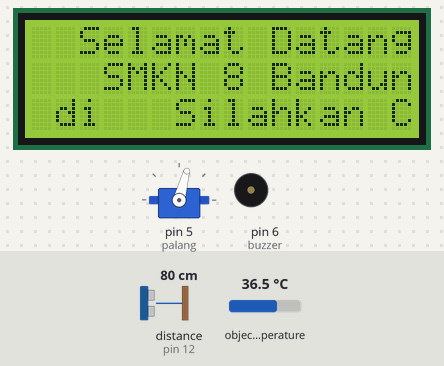
A sketch run on a simulated Arduino Uno, built with avr-gcc and run on an emulated ATmega328P. Parts: 16×3 character LCD, servo, buzzer (waves = sounding, pin HIGH). Wiring (inferred from the names in the program): ultrasonic range finder: trigger pin 13; echo pin 12. The inputs (shaded band) are chosen by the test bench; at power-on: distance to the obstacle (sensor on pin 12) 80 cm, object temperature 36.5 °C. The echo pulse lasts 58.3 µs per cm; pins used as bus, display or sensor lines are not drawn.

Above: at 1.7 s.
1.8 s: distance to the obstacle (sensor on pin 12) set to 18 cm
5.4 s: distance to the obstacle (sensor on pin 12) set to 14 cm
At 7.7 s:
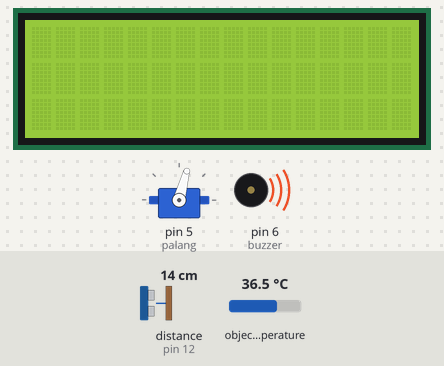
At 9.8 s:
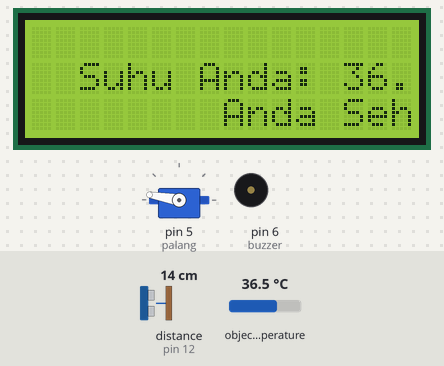
Timing chart, 0 to 16.3 s (numbered marks = the images above; inputs shaded):
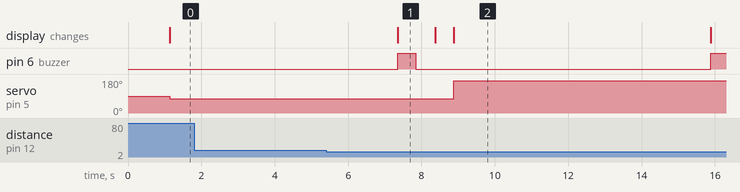

Measured:
- the behaviour switches between 16 and 15 cm on distance to the obstacle (sensor on pin 12) (found by bisection; images 0 and 1)
- after the input at 1.8 s, every drawn part: stays the same
- after the input at 5.4 s, pin 6 (buzzer): LOW → HIGH after 1.9 s, → LOW 0.50 s later, → HIGH 8.0 s later; servo on pin 5 (palang): 75° → 170° after 3.5 s; the display: changes after 1.9 s (image 1)
- what the display in image 1 shows lasts 1.1 s, from 7.3 s to 8.4 s

The sketch:

Deteksi_Suhu.ino
```cpp
//HADID-TECHNOLOGY
//Creator = Muhammad Ikhwan Fathulloh
//Version 1.0

//Library
#include <Wire.h>
#include <LiquidCrystal_I2C.h>
#include <Servo.h>
#include <Adafruit_MLX90614.h>

//Sensor Jarak
#define trigPin 13
#define echoPin 12

//Sensor Suhu
Adafruit_MLX90614 mlx = Adafruit_MLX90614();

//LCD Display
LiquidCrystal_I2C lcd(0x27,16,3);

//Servo
Servo palang;

//Buzzer
const int buzzer = 6;

//IR Sensor
int sensor = 7;

void setup()
{
  //Sensor Suhu
  mlx.begin();

  //LCD
  lcd.clear();
  lcd.init();
  lcd.backlight();

  //Servo
  palang.attach(5);

  //Buzzer
  pinMode(buzzer, OUTPUT);

  //IR Sensor
  pinMode(sensor, INPUT);

  //Sensor Jarak
  pinMode(trigPin, OUTPUT);
  pinMode(echoPin, INPUT);
}


void loop()
{
  long durasi, jarak;
  digitalWrite(trigPin, LOW);
  delayMicroseconds(2);
  digitalWrite(trigPin, HIGH);
  delayMicroseconds(10);
  digitalWrite(trigPin, LOW);
  durasi = pulseIn(echoPin, HIGH);
  jarak = (durasi/2) / 29.1;

  if(jarak < 15){
    delay(1000);
    lcd.clear();
    digitalWrite(buzzer, HIGH);
    delay(500);
    digitalWrite(buzzer, LOW);
    delay(500);
    lcd.setCursor(2,1);
    lcd.print("Suhu Anda: ");
    lcd.print(mlx.readObjectTempC());
    lcd.print("C    ");
    delay(500);

    if(mlx.readObjectTempC()>37){
      delay(1000);
      lcd.setCursor(2,2);
      lcd.print(" Anda Tidak Sehat ");
      digitalWrite(buzzer, HIGH);
      delay(3000);
      digitalWrite(buzzer, LOW);
      delay(1000);
      digitalWrite(buzzer, HIGH);
      delay(1000);
      digitalWrite(buzzer, LOW);
      delay(1000);
      digitalWrite(buzzer, HIGH);
      delay(1000);
      digitalWrite(buzzer, LOW);
      delay(1000);
      digitalWrite(buzzer, HIGH);
      delay(1000);
      digitalWrite(buzzer, LOW);
      delay(1000);
    }
    else{
      lcd.setCursor(2,2);
      lcd.print("  Anda Sehat  ");
      palang.write(170);
      delay(5000);
    }
    delay(500);
  }
  else{
    delay(1000);
    lcd.clear();
    lcd.print("  Selamat Datang di ");
    lcd.setCursor(2,1);
    lcd.print(" SMKN 8 Bandung ");
    lcd.setCursor(2,2);
    lcd.print(" Jurusan TEI ");
    lcd.setCursor(2,3);
    lcd.print("Silahkan Cek Suhu");
    palang.write(75);
  }
  delay(500);
}
```
